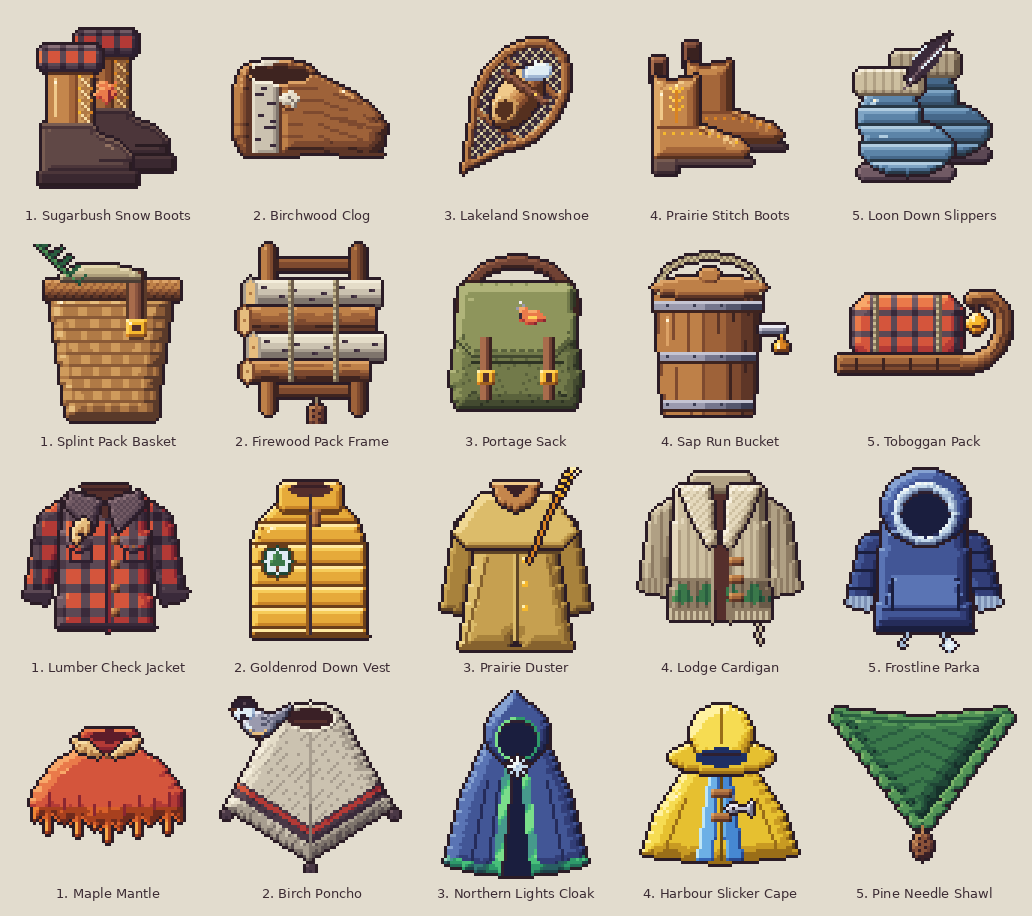

Python code for this plot:
#!/usr/bin/env python3
"""Maplewold (NA) wear concepts: checks + contact sheet.
  python3 sheet.py                 -> checks all 20 PNGs, writes sheet.png here
  python3 sheet.py review <cat> <out.png>  -> one category row enlarged 4x (for review)
"""
import os, sys, re
from PIL import Image, ImageDraw, ImageFont

HERE = os.path.dirname(os.path.abspath(__file__))
CATS = ["footwear", "backpack", "coat", "cloak"]
BG = (226, 220, 206, 255)
INK = (0x2b, 0x1c, 0x26)


def files(cat):
    fs = sorted(f for f in os.listdir(HERE) if re.match(rf"{cat}-[1-5]-.*\.png$", f))
    return [os.path.join(HERE, f) for f in fs]


def check(path):
    im = Image.open(path).convert("RGBA")
    errs = []
    if im.size != (64, 64):
        errs.append(f"size {im.size}")
    for (r, g, b, a) in im.getdata():
        if a not in (0, 255):
            errs.append("semi-alpha"); break
    cols = {p[:3] for p in im.getdata() if p[3] == 255}
    if (0, 0, 0) in cols: errs.append("#000000")
    if (255, 255, 255) in cols: errs.append("#ffffff")
    if INK not in cols: errs.append("no ink")
    return errs


def label(path):
    m = re.match(r"[a-z]+-\d-(.*)\.png", os.path.basename(path))
    return m.group(1).replace("-", " ").title()


def font(sz):
    for f in ["/usr/share/fonts/truetype/dejavu/DejaVuSans.ttf", "/usr/share/fonts/dejavu/DejaVuSans.ttf"]:
        if os.path.exists(f):
            return ImageFont.truetype(f, sz)
    return ImageFont.load_default()


def sheet(out, cats, scale=3):
    cw, ch, pad, lab = 64 * scale, 64 * scale, 12, 22
    S = Image.new("RGBA", (pad + 5 * (cw + pad), pad + len(cats) * (ch + lab + pad)), BG)
    d, ft = ImageDraw.Draw(S), font(13)
    for r, cat in enumerate(cats):
        for i, p in enumerate(files(cat)):
            im = Image.open(p).convert("RGBA").resize((cw, ch), Image.NEAREST)
            x, y = pad + i * (cw + pad), pad + r * (ch + lab + pad)
            S.paste(im, (x, y), im)
            t = f"{i + 1}. {label(p)}"
            w = d.textlength(t, font=ft)
            d.text((x + (cw - w) / 2, y + ch + 3), t, fill=(60, 44, 52, 255), font=ft)
    S.save(out)


if __name__ == "__main__":
    if len(sys.argv) > 1 and sys.argv[1] == "review":
        sheet(sys.argv[3], [sys.argv[2]], scale=4)
    else:
        bad = 0
        for cat in CATS:
            for p in files(cat):
                e = check(p)
                if e:
                    bad += 1
                    print(os.path.basename(p), e)
        print("checked", sum(len(files(c)) for c in CATS), "files,", bad, "with problems")
        sheet(os.path.join(HERE, "sheet.png"), CATS)
